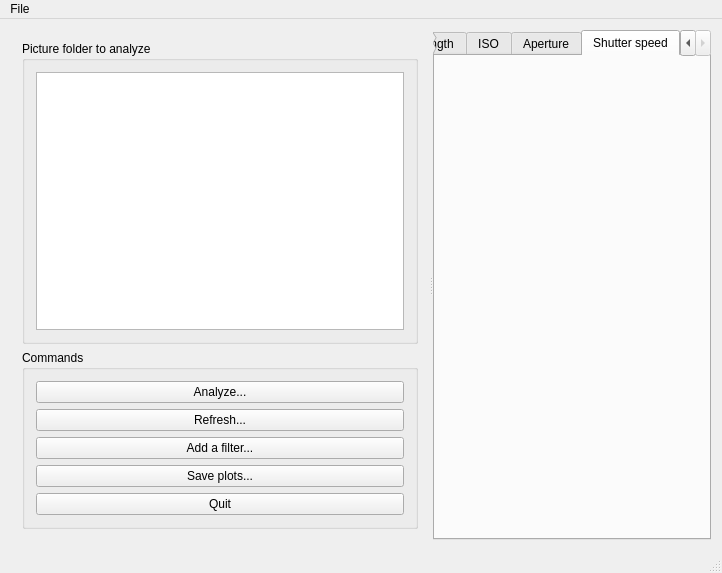
<?xml version="1.0" encoding="UTF-8"?>
<ui version="4.0">
 <class>MainWindow</class>
 <widget class="QMainWindow" name="MainWindow">
  <property name="geometry">
   <rect>
    <x>0</x>
    <y>0</y>
    <width>722</width>
    <height>573</height>
   </rect>
  </property>
  <property name="windowTitle">
   <string>Photon</string>
  </property>
  <widget class="QWidget" name="centralWidget">
   <layout class="QGridLayout" name="gridLayout">
    <item row="0" column="0">
     <widget class="QSplitter" name="splitter">
      <property name="orientation">
       <enum>Qt::Horizontal</enum>
      </property>
      <widget class="QWidget" name="verticalLayoutWidget">
       <layout class="QVBoxLayout" name="verticalLayout" stretch="0,0">
        <item>
         <widget class="QGroupBox" name="groupBoxUp">
          <property name="title">
           <string>Picture folder to analyze</string>
          </property>
          <layout class="QVBoxLayout" name="verticalLayout_3">
           <item>
            <widget class="QTreeView" name="treeView"/>
           </item>
          </layout>
          <zorder>treeView</zorder>
          <zorder>groupBoxBottom</zorder>
          <zorder>groupBoxBottom</zorder>
         </widget>
        </item>
        <item>
         <widget class="QGroupBox" name="groupBoxBottom">
          <property name="title">
           <string>Commands</string>
          </property>
          <layout class="QVBoxLayout" name="verticalLayout_2">
           <item>
            <widget class="QPushButton" name="pushButtonAnalyze">
             <property name="text">
              <string>Analyze...</string>
             </property>
            </widget>
           </item>
           <item>
            <widget class="QPushButton" name="pushButtonRefresh">
             <property name="text">
              <string>Refresh...</string>
             </property>
            </widget>
           </item>
           <item>
            <widget class="QPushButton" name="pushButtonAddFilter">
             <property name="text">
              <string>Add a filter...</string>
             </property>
            </widget>
           </item>
           <item>
            <widget class="QPushButton" name="pushButtonSave">
             <property name="text">
              <string>Save plots...</string>
             </property>
            </widget>
           </item>
           <item>
            <widget class="QPushButton" name="pushButtonQuit">
             <property name="text">
              <string>Quit</string>
             </property>
            </widget>
           </item>
          </layout>
          <zorder>pushButtonAnalyze</zorder>
          <zorder>pushButtonRefresh</zorder>
          <zorder>pushButtonAnalyze</zorder>
          <zorder>pushButtonRefresh</zorder>
          <zorder>pushButtonQuit</zorder>
          <zorder>pushButtonAddFilter</zorder>
          <zorder>pushButtonSave</zorder>
         </widget>
        </item>
       </layout>
      </widget>
      <widget class="QTabWidget" name="tabWidget">
       <property name="currentIndex">
        <number>4</number>
       </property>
       <widget class="QWidget" name="tabOverview">
        <attribute name="title">
         <string>Overview</string>
        </attribute>
       </widget>
       <widget class="QWidget" name="tabFocalLength">
        <attribute name="title">
         <string>Focal length</string>
        </attribute>
        <layout class="QGridLayout" name="gridLayout_5">
         <item row="0" column="0">
          <widget class="QCustomPlot" name="plotFocalLenght" native="true"/>
         </item>
        </layout>
       </widget>
       <widget class="QWidget" name="tabISO">
        <attribute name="title">
         <string>ISO</string>
        </attribute>
        <layout class="QGridLayout" name="gridLayout_6">
         <item row="0" column="0">
          <widget class="QCustomPlot" name="plotISO" native="true"/>
         </item>
        </layout>
       </widget>
       <widget class="QWidget" name="tabAperture">
        <attribute name="title">
         <string>Aperture</string>
        </attribute>
        <layout class="QGridLayout" name="gridLayout_4">
         <item row="0" column="0">
          <widget class="QCustomPlot" name="plotAperture" native="true">
           <property name="sizePolicy">
            <sizepolicy hsizetype="Expanding" vsizetype="Expanding">
             <horstretch>0</horstretch>
             <verstretch>0</verstretch>
            </sizepolicy>
           </property>
          </widget>
         </item>
        </layout>
       </widget>
       <widget class="QWidget" name="tabShutterSpeed">
        <attribute name="title">
         <string>Shutter speed</string>
        </attribute>
        <layout class="QGridLayout" name="gridLayout_7">
         <item row="0" column="0">
          <widget class="QCustomPlot" name="plotShutterSpeed" native="true"/>
         </item>
        </layout>
       </widget>
      </widget>
     </widget>
    </item>
   </layout>
  </widget>
  <widget class="QMenuBar" name="menuBar">
   <property name="geometry">
    <rect>
     <x>0</x>
     <y>0</y>
     <width>722</width>
     <height>27</height>
    </rect>
   </property>
   <widget class="QMenu" name="menuFile">
    <property name="title">
     <string>File</string>
    </property>
    <addaction name="separator"/>
    <addaction name="actionAnalyze"/>
    <addaction name="actionRefresh"/>
    <addaction name="actionSave"/>
    <addaction name="actionAdd_a_filter"/>
    <addaction name="separator"/>
    <addaction name="actionQuit"/>
   </widget>
   <addaction name="menuFile"/>
  </widget>
  <widget class="QStatusBar" name="statusBar"/>
  <action name="actionAnalyze">
   <property name="text">
    <string>Analyze</string>
   </property>
  </action>
  <action name="actionRefresh">
   <property name="text">
    <string>Refresh</string>
   </property>
  </action>
  <action name="actionQuit">
   <property name="text">
    <string>Quit</string>
   </property>
  </action>
  <action name="actionSave">
   <property name="text">
    <string>Save</string>
   </property>
  </action>
  <action name="actionAdd_a_filter">
   <property name="text">
    <string>Add a filter</string>
   </property>
  </action>
 </widget>
 <layoutdefault spacing="6" margin="11"/>
 <customwidgets>
  <customwidget>
   <class>QCustomPlot</class>
   <extends>QWidget</extends>
   <header location="global">qcustomplot.h</header>
   <container>1</container>
  </customwidget>
 </customwidgets>
 <resources/>
 <connections/>
</ui>
